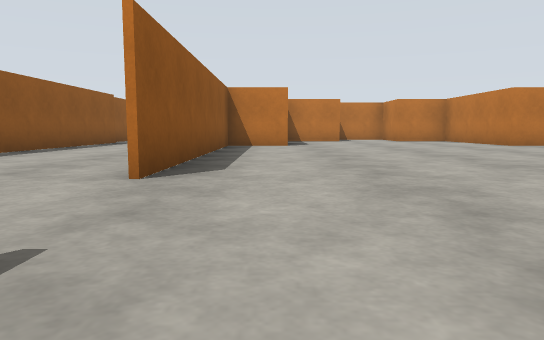
view 1 (above)

24 first-person views from a walk through a world built for the Gazebo simulator. The camera is 0.72 m above the floor, tilts 6° down and sees 70° across. The floor is counted in squares, 2 m on a side. Each view is taken from the middle of a square. On the plan, view 1 faces up. The plan holds only what a view shows up to about 9 squares ahead; the rest is blank.

view 2
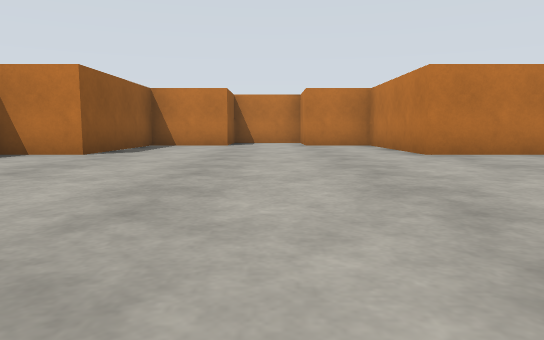

view 3
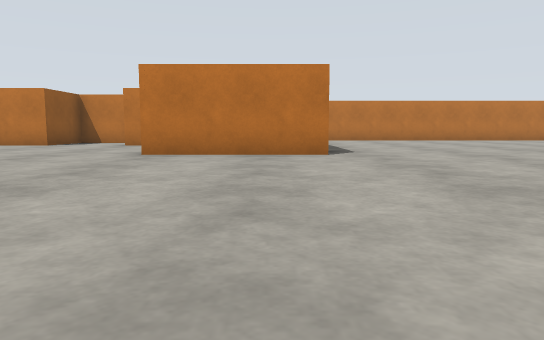

view 4
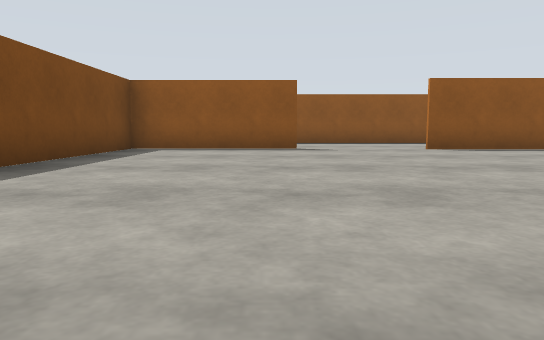

view 5
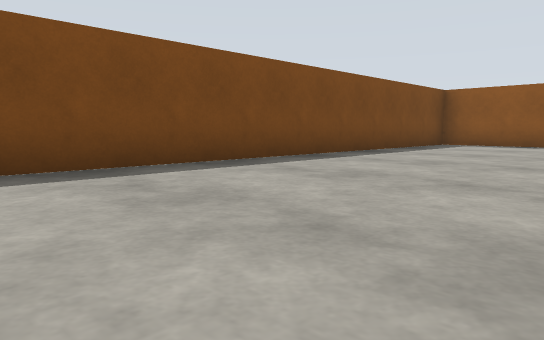

view 6
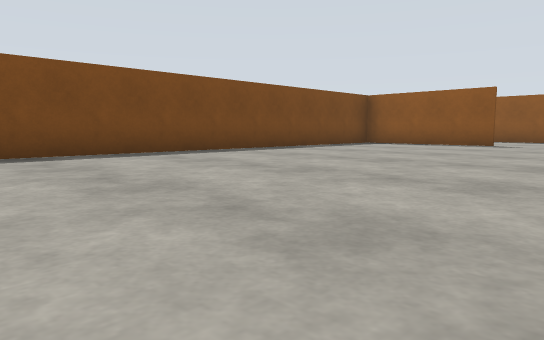

view 7
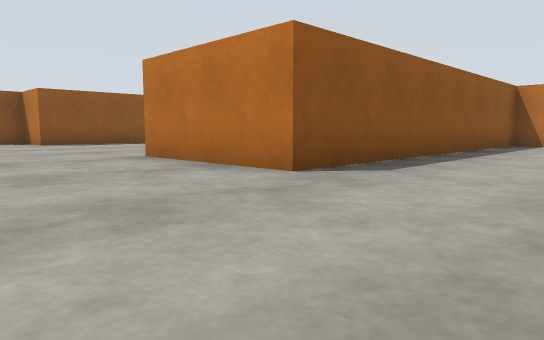

view 8
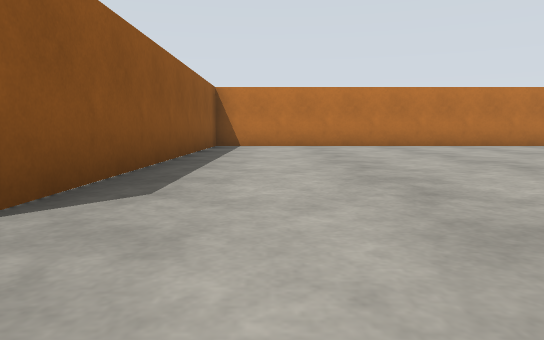

view 9
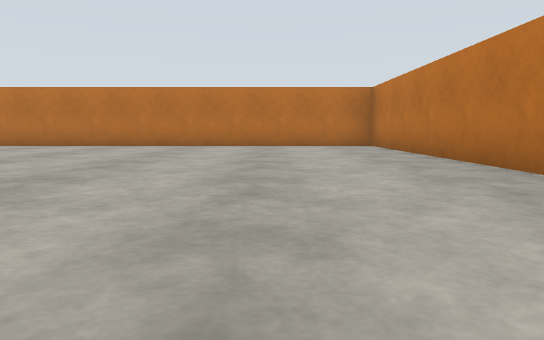

view 10
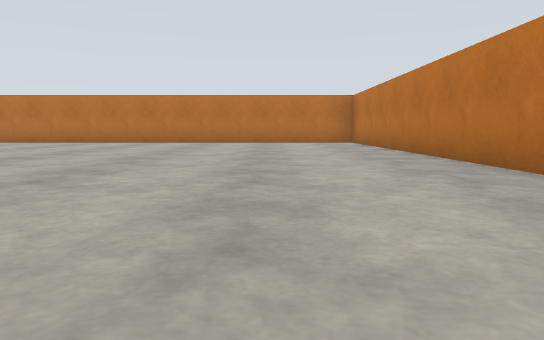

view 11
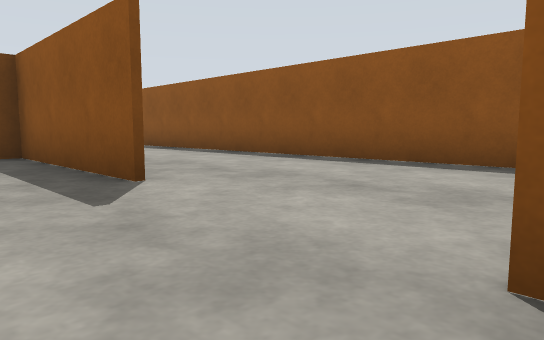

view 12
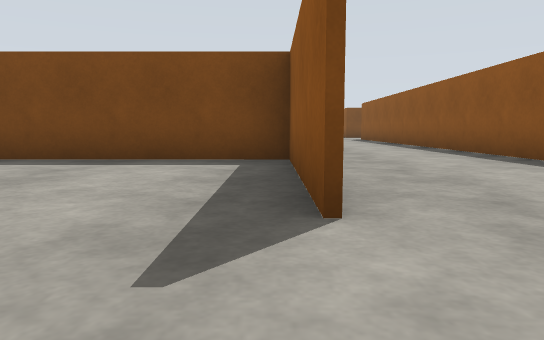

view 13
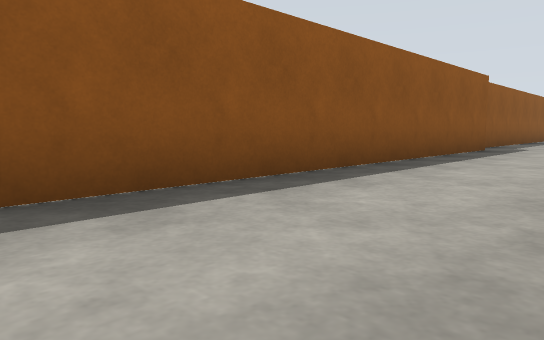

view 14
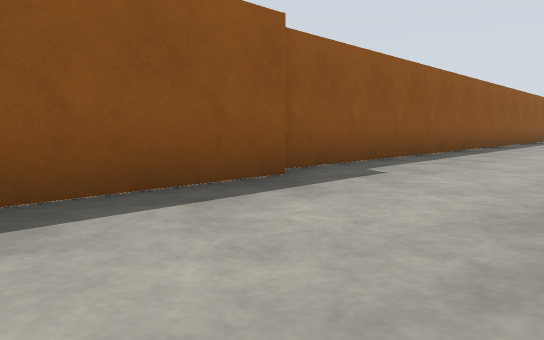

view 15
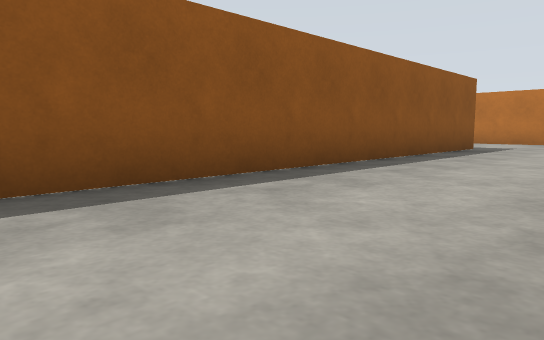

view 16
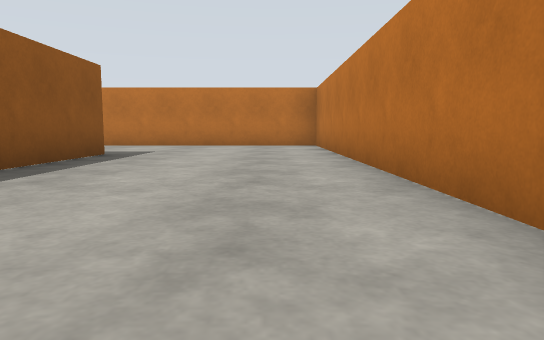

view 17
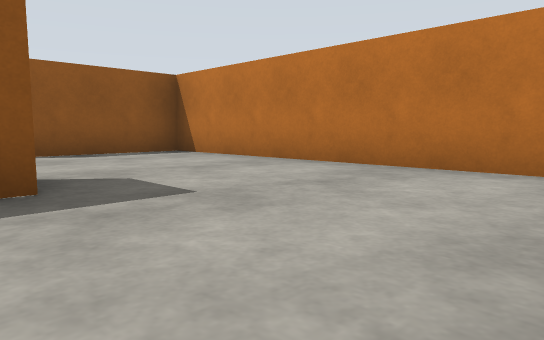

view 18
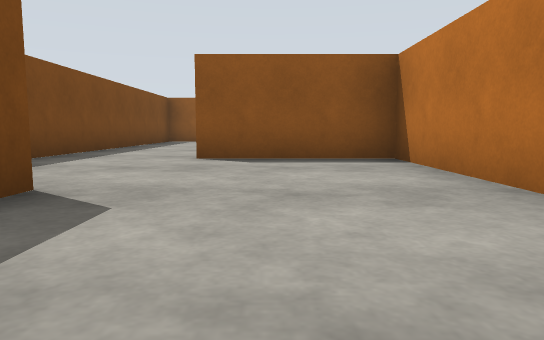

view 19
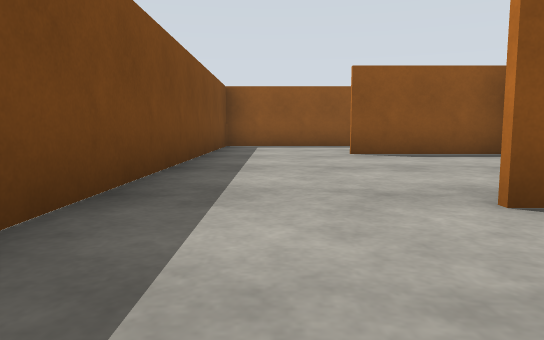

view 20
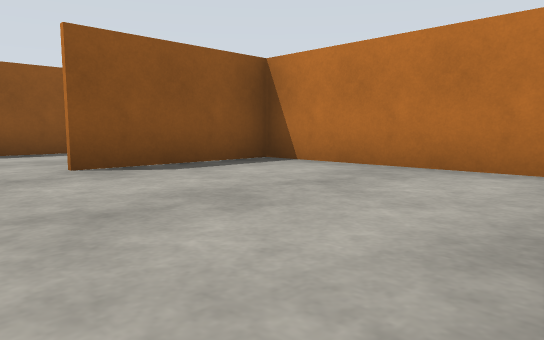

view 21
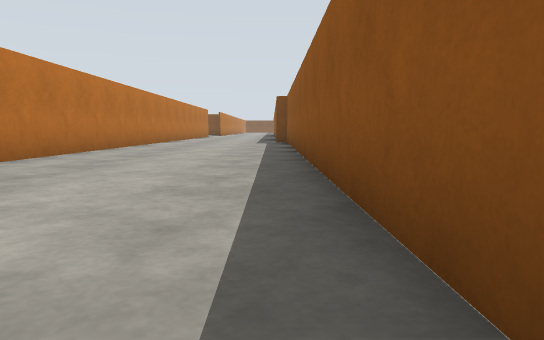

view 22
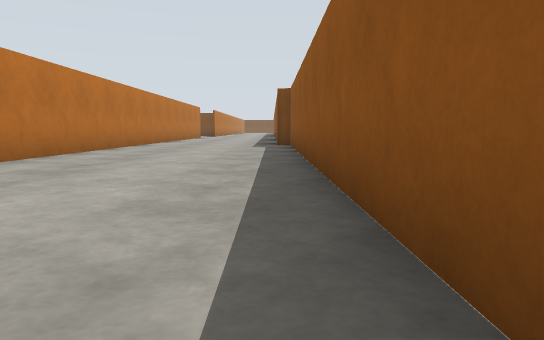

view 23
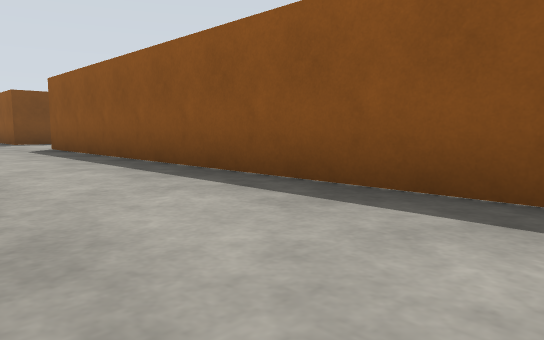

view 24
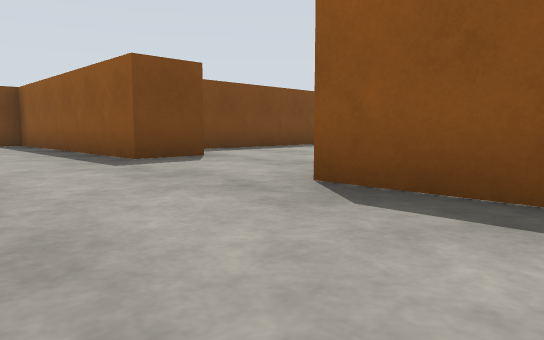

### Floor plan
Points are (right, up) in squares from view 1. A wall is a line through its corners. A room is listed if a view was taken in it or the views show most of it. See-through windows are left out.
Room 1 (views 1, 2, 3, 4, 5, 6, 7, 8, 9, 10, 11, 12)
walls: (18.1, 8) (18.1, 15.4) (7.8, 15.4) (7.8, 8.5) (5.2, 8.5) (5.2, 11.6) (3.7, 11.6) (3.7, 12.1); (2, 12.1) (2, 11.6) (0.3, 11.6) (0.3, 8.5) (-1, 8.5) (-1, 2.8); (-1.2, 0.5) (-1.2, -2.6) (7.4, -2.6)
ways out: opening at (-1, 1.5) to room 2
Room 2 (views 13, 14, 15, 16, 17, 18, 19, 20, 21, 22, 23, 24)
walls: (-1, 9.9) (-1, 25.5) (-7.7, 25.5) (-7.7, 23); (-4.1, 10.4) (-4.1, -11.7); (-5.2, -14.5) (-4.1, -14.5) (-4.1, -19.8) (-3.6, -19.8); (-9, -15.9) (-6.1, -15.9); (-8.4, 21) (-7.2, 21); (-4.4, 22.6) (-4.4, 10.5)
ways out: opening at (-1, 1.5) to room 1; opening at (-8, 22.5) to room 3
Room 3 (no view inside)
walls: (-8.5, 25.5) (-11.6, 25.5) (-11.6, 23.1); (-12.6, 21) (-8.4, 21)
ways out: opening at (-8, 22.5) to room 2; opening at (-12, 22.5)

Where each view was taken, in squares from view 1:
view 1: 0 up, 0 right, facing up
view 2: 3 up, 3 right, facing up
view 3: 3 up, 7 right, facing up
view 4: 0 up, 6 right, facing left
view 5: 1 up, 8 right, facing down-left
view 6: 3 up, 8 right, facing down-left
view 7: 6 up, 10 right, facing up-left
view 8: 7 up, 9 right, facing up
view 9: 7 up, 16 right, facing up
view 10: 5 up, 16 right, facing up
view 11: 3 up, 0 right, facing down-left
view 12: 2 up, 1 left, facing down
view 13: 3 up, 2 left, facing up-left
view 14: 8 up, 2 left, facing up-left
view 15: 15 up, 2 left, facing up-left
view 16: 17 up, 2 left, facing up
view 17: 22 up, 2 left, facing up-left
view 18: 24 up, 3 left, facing left
view 19: 22 up, 6 left, facing left
view 20: 22 up, 8 left, facing up-left
view 21: 21 up, 4 left, facing down
view 22: 19 up, 4 left, facing down
view 23: 4 down, 2 left, facing down-left
view 24: 10 down, 2 left, facing down-left
